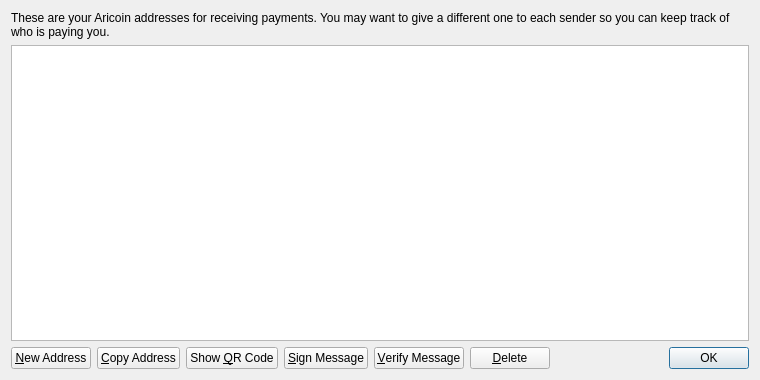
<?xml version="1.0" encoding="UTF-8"?>
<ui version="4.0">
 <class>AddressBookPage</class>
 <widget class="QWidget" name="AddressBookPage">
  <property name="geometry">
   <rect>
    <x>0</x>
    <y>0</y>
    <width>760</width>
    <height>380</height>
   </rect>
  </property>
  <property name="windowTitle">
   <string>Address Book</string>
  </property>
  <layout class="QVBoxLayout" name="verticalLayout">
   <item>
    <widget class="QLabel" name="labelExplanation">
     <property name="text">
      <string>These are your Aricoin addresses for receiving payments. You may want to give a different one to each sender so you can keep track of who is paying you.</string>
     </property>
     <property name="textFormat">
      <enum>Qt::PlainText</enum>
     </property>
     <property name="wordWrap">
      <bool>true</bool>
     </property>
    </widget>
   </item>
   <item>
    <widget class="QTableView" name="tableView">
     <property name="contextMenuPolicy">
      <enum>Qt::CustomContextMenu</enum>
     </property>
     <property name="toolTip">
      <string>Double-click to edit address or label</string>
     </property>
     <property name="tabKeyNavigation">
      <bool>false</bool>
     </property>
     <property name="alternatingRowColors">
      <bool>true</bool>
     </property>
     <property name="selectionMode">
      <enum>QAbstractItemView::SingleSelection</enum>
     </property>
     <property name="selectionBehavior">
      <enum>QAbstractItemView::SelectRows</enum>
     </property>
     <property name="sortingEnabled">
      <bool>true</bool>
     </property>
     <attribute name="verticalHeaderVisible">
      <bool>false</bool>
     </attribute>
    </widget>
   </item>
   <item>
    <layout class="QHBoxLayout" name="horizontalLayout">
     <item>
      <widget class="QPushButton" name="newAddressButton">
       <property name="toolTip">
        <string>Create a new address</string>
       </property>
       <property name="text">
        <string>&amp;New Address</string>
       </property>
       <property name="icon">
        <iconset resource="../bitcoin.qrc">
         <normaloff>:/icons/add</normaloff>:/icons/add</iconset>
       </property>
      </widget>
     </item>
     <item>
      <widget class="QPushButton" name="copyToClipboard">
       <property name="toolTip">
        <string>Copy the currently selected address to the system clipboard</string>
       </property>
       <property name="text">
        <string>&amp;Copy Address</string>
       </property>
       <property name="icon">
        <iconset resource="../bitcoin.qrc">
         <normaloff>:/icons/editcopy</normaloff>:/icons/editcopy</iconset>
       </property>
      </widget>
     </item>
     <item>
      <widget class="QPushButton" name="showQRCode">
       <property name="text">
        <string>Show &amp;QR Code</string>
       </property>
       <property name="icon">
        <iconset resource="../bitcoin.qrc">
         <normaloff>:/icons/qrcode</normaloff>:/icons/qrcode</iconset>
       </property>
      </widget>
     </item>
     <item>
      <widget class="QPushButton" name="signMessage">
       <property name="toolTip">
        <string>Sign a message to prove you own a Bitcoin address</string>
       </property>
       <property name="text">
        <string>&amp;Sign Message</string>
       </property>
       <property name="icon">
        <iconset resource="../bitcoin.qrc">
         <normaloff>:/icons/edit</normaloff>:/icons/edit</iconset>
       </property>
      </widget>
     </item>
     <item>
      <widget class="QPushButton" name="verifyMessage">
       <property name="toolTip">
        <string>Verify a message to ensure it was signed with a specified Bitcoin address</string>
       </property>
       <property name="text">
        <string>&amp;Verify Message</string>
       </property>
       <property name="icon">
        <iconset resource="../bitcoin.qrc">
         <normaloff>:/icons/transaction_0</normaloff>:/icons/transaction_0</iconset>
       </property>
      </widget>
     </item>
     <item>
      <widget class="QPushButton" name="deleteButton">
       <property name="toolTip">
        <string>Delete the currently selected address from the list. Only sending addresses can be deleted.</string>
       </property>
       <property name="text">
        <string>&amp;Delete</string>
       </property>
       <property name="icon">
        <iconset resource="../bitcoin.qrc">
         <normaloff>:/icons/remove</normaloff>:/icons/remove</iconset>
       </property>
      </widget>
     </item>
     <item>
      <spacer name="horizontalSpacer">
       <property name="orientation">
        <enum>Qt::Horizontal</enum>
       </property>
       <property name="sizeHint" stdset="0">
        <size>
         <width>40</width>
         <height>20</height>
        </size>
       </property>
      </spacer>
     </item>
     <item>
      <widget class="QDialogButtonBox" name="buttonBox">
       <property name="sizePolicy">
        <sizepolicy hsizetype="Maximum" vsizetype="Fixed">
         <horstretch>0</horstretch>
         <verstretch>0</verstretch>
        </sizepolicy>
       </property>
       <property name="standardButtons">
        <set>QDialogButtonBox::Ok</set>
       </property>
      </widget>
     </item>
    </layout>
   </item>
  </layout>
 </widget>
 <resources>
  <include location="../bitcoin.qrc"/>
 </resources>
 <connections/>
</ui>
